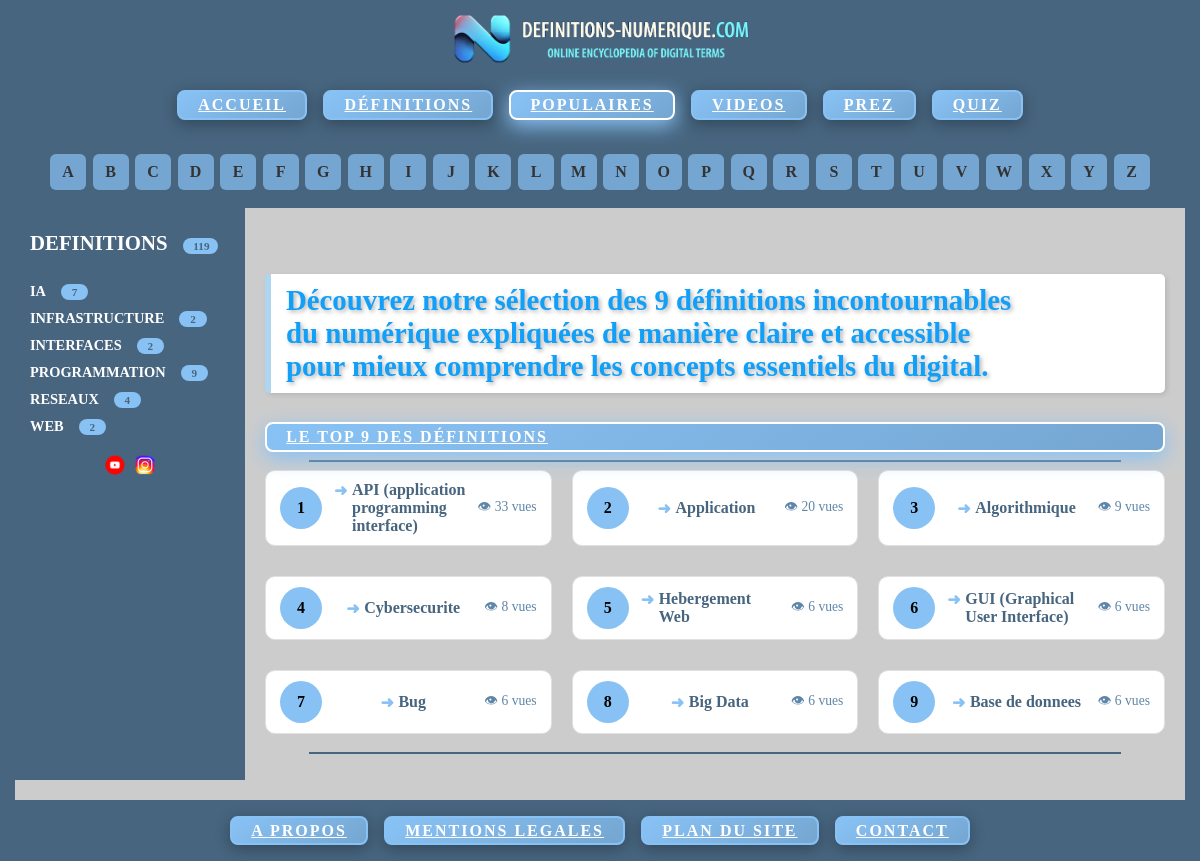
The app's page /populaires.php with its own data.
### tables this page shows
CREATE TABLE `categorie` (
  `catid` int(10) NOT NULL,
  `catnom` varchar(100) NOT NULL
);

CREATE TABLE `definition` (
  `defid` int(11) NOT NULL,
  `deflettre` varchar(1) NOT NULL,
  `deftitre` varchar(100) NOT NULL,
  `definition` varchar(1000) NOT NULL,
  `defauteur` varchar(100) NOT NULL,
  `defdate` date NOT NULL,
  `valider` int(1) NOT NULL DEFAULT 2,
  `defemail` varchar(100) NOT NULL,
  `nb_vue` int(100) NOT NULL DEFAULT 0
);

### populaires.php (the view, shortened to what this page needs)
<!DOCTYPE html>
<html lang="fr">
<head>
    <link rel="stylesheet" href="style.css" />
</head>
<body>
    <div class="bandeaudiv">
        <?php include "bandeau.php"; ?>
    </div>
    <div class="search-alpha-wrapper"><div class="lettresdiv">
        <?php include "lettres.php"; ?>
    </div>
    <div class="homediv">
        <div class="container">
            <div class="home">
                <div class="gauche">
                    <?php include "gauche.php"; ?>
                </div>
                <div class="droite">
                    <div class="controls">
                        <br>    <h3>Découvrez notre sélection des 9 définitions incontournables <br>
                        du numérique expliquées de manière claire et accessible<br> pour mieux comprendre les concepts essentiels du digital.</h3>
                        <a href="populaires.php" id="boutonHaut4" class="menu-button">Le TOP 9 des définitions</a>
                        <hr>
                        <?php
                        $conn = new mysqli($_ENV['DB_SERVERNAME'], $_ENV['DB_USERNAME'], $_ENV['DB_PASSWORD'], $_ENV['DB_NAME']);
	$conn->set_charset("utf8mb4");
                        $sql = "SELECT deftitre, defid, nb_vue FROM definition ORDER BY nb_vue DESC LIMIT 9";
                        $result = $conn->query($sql);
                        $compteur = 0;
                        if ($result->num_rows > 0) {
                            $definitions = [];
                            while ($row = $result->fetch_assoc()) {
                                $definitions[] = $row;
                            }
                         echo '<div class="definition-container">';
foreach ($definitions as $definition) {
    $compteur++;
    echo '<div class="related-item">';
        echo '<span class="compteur-class">' . $compteur . '</span>';
        echo '<a href="affichedef.php?defid=' . urlencode($definition['defid']) . '" class="related-line">';
            echo '<span class="related-title">' . htmlspecialchars($definition['deftitre']) . '</span>';
        echo '</a>';
        echo '<span class="related-meta">';
            echo '👁 ' . (int)$definition['nb_vue'] . ' vues ';
        echo '</span>';
    echo '</div>';
}
echo '</div>';
                            echo '</div>';
                        } else {
                            echo "<p>Aucune définition trouvée.</p>";
                        }
                        ?>
                        <hr>
                        <br>
                    </div>
                </div>
            </div>
        </div>
    </div>
    <div class="footerdiv">
        <?php include "footer.php"; ?>
    </div>
</body>
</html>

### gauche.php (shortened to what this page needs)
<?php
$conn = new mysqli($_ENV['DB_SERVERNAME'], $_ENV['DB_USERNAME'], $_ENV['DB_PASSWORD'], $_ENV['DB_NAME']);
	$conn->set_charset("utf8mb4");
$conn2 = new mysqli($_ENV['DB_SERVERNAME'], $_ENV['DB_USERNAME'], $_ENV['DB_PASSWORD'], $_ENV['DB_NAME']);
	$conn2->set_charset("utf8mb4");
   printf ("<br><a href='definitions.php' class='rubriqueDEF'>DEFINITIONS</a>");
if ($result3 = mysqli_query($conn, "SELECT COUNT(*) as total from definition"))
{
    while ($row3 = $result3->fetch_assoc())
	{
        		printf ("<span class='styled-span'> %s </span><br><br>", $row3['total']);
 	 }
  }
else
		{
		}
if ($result = mysqli_query($conn, "SELECT * from categorie ORDER BY catnom "))
{
    while ($row = $result->fetch_assoc())
	{
        printf ("<a href='categoriedetail.php?catid=%s' class='rubrique'>%s</a>", $row['catid'], $row['catnom']);
		$catid = intval($row['catid']);
		$sql2="SELECT COUNT(*) as total FROM lien WHERE catid=" . $catid;
		if ($result2 = mysqli_query($conn2,$sql2 ))
		{
			while ($row2 = $result2->fetch_assoc())
			{
				printf ("<span class='styled-span'> %s </span>&nbsp;&nbsp;&nbsp;<br>", $row2['total']);
			}
		}
		else
		{
		}
	}
}
?>
        <div class="reseau-container">
            <div class="reseau-item">
                <a href="https://youtube.com/@definitionsnumerique" target="_blank">
				<img src="y.png" class="imageRéseaux"></a>
                <a href="https://instagram.com/definitionsnumerique" target="_blank">
				<img src="i.png" class="imageRéseaux"></a>
            </div>
        </div>

### records on screen
categorie: catnom "IA", total "7"
categorie: catnom "INFRASTRUCTURE", total "2"
categorie: catnom "INTERFACES", total "2"
categorie: catnom "PROGRAMMATION", total "9"
categorie: catnom "RESEAUX", total "4"
categorie: catnom "WEB", total "2"
definition: deftitre "API (application programming interface)", nb_vue "33"
definition: deftitre "Application", nb_vue "20"
definition: deftitre "Algorithmique", nb_vue "9"
definition: deftitre "Cybersecurite", nb_vue "8"
definition: deftitre "Hebergement Web", nb_vue "6"
definition: deftitre "GUI (Graphical User Interface)", nb_vue "6"
definition: deftitre "Bug", nb_vue "6"
definition: deftitre "Big Data", nb_vue "6"
definition: deftitre "Base de donnees", nb_vue "6"

### other values on screen
$lettre "A"
$lettre "B"
$lettre "C"
$lettre "D"
$lettre "E"
$lettre "F"
$lettre "G"
$lettre "H"
$lettre "I"
$lettre "J"
$lettre "K"
$lettre "L"
$lettre "M"
$lettre "N"
$lettre "O"
